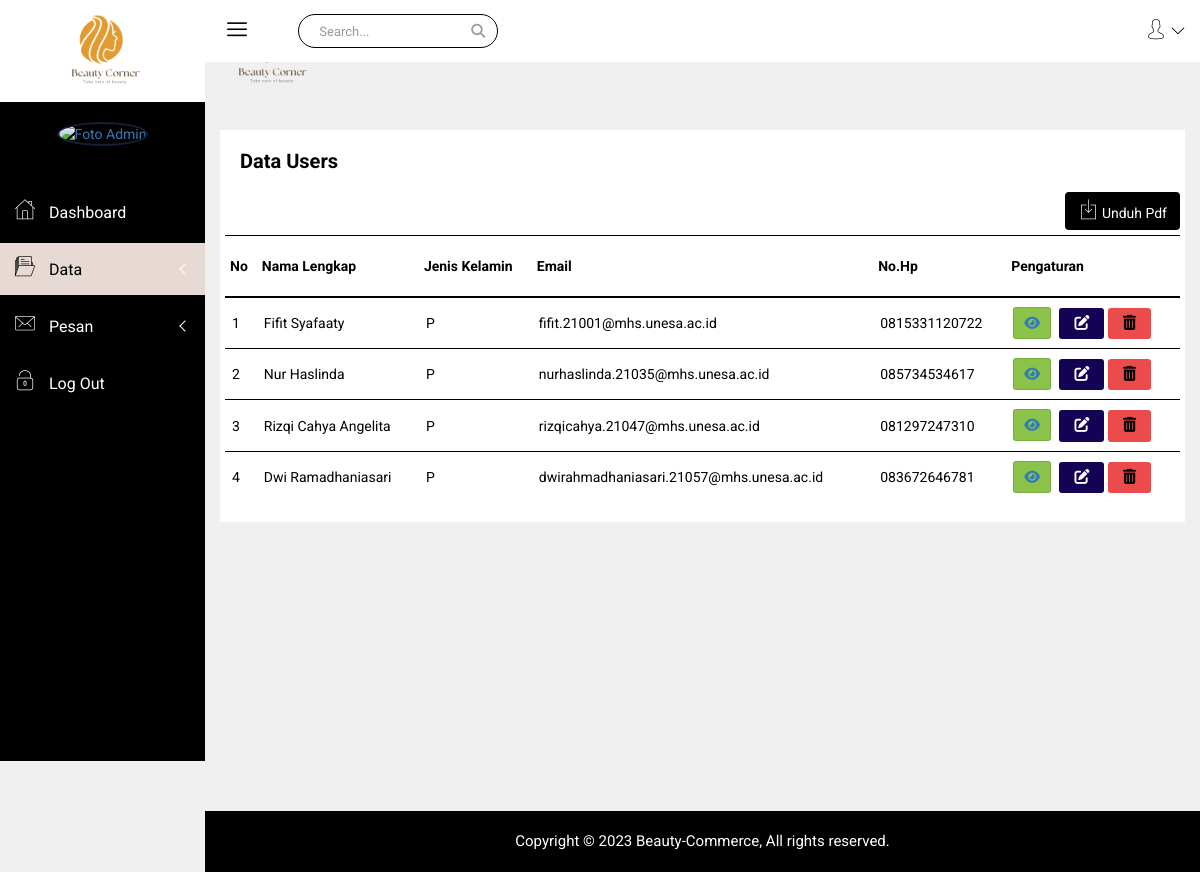
The app's page /admin/datausers.php with its own data.
### tables this page shows
CREATE TABLE `pembeli` (
  `pembeli_id` int(11) NOT NULL,
  `pembeli_nama` varchar(60) NOT NULL,
  `pembeli_username` varchar(15) NOT NULL,
  `pembeli_email` varchar(100) NOT NULL,
  `pembeli_gender` enum('L','P') DEFAULT NULL,
  `pembeli_alamat` varchar(100) NOT NULL,
  `pembeli_foto` varchar(100) NOT NULL,
  `pembeli_pass` varchar(100) NOT NULL,
  `pembeli_hp` varchar(25) NOT NULL
);

### koneksi.php (called while the page is built, shortened)
<?php
class Koneksi
{
    private $konek;
    private $host = "localhost";
    private $user = "root";
    private $pass = "";
    private $db = "beauty_commerce";
    private function sambung()
    {
        try {
            $this->konek = new PDO("mysql:host=" . $this->host . ";dbname=" . $this->db . ";charset=utf8mb4", $this->user, $this->pass);
            $this->konek->setAttribute(PDO::ATTR_ERRMODE, PDO::ERRMODE_EXCEPTION);
            $this->konek->setAttribute(PDO::ATTR_EMULATE_PREPARES, true);
            return $this->konek;
        } catch (PDOException $ex) {
            return NULL;
        }
    }
    public function kueri($sql)
    {
        $hasil = $this->konek->prepare($sql);
        $hasil->execute();
        return $hasil;
    }
    public function hasil_data($arg)
    {
        return $arg->fetch(PDO::FETCH_ASSOC);
    }
    public function jumlah_data($arg)
    {
        return $arg->rowCount();
    }
}

### admin/datausers.php (the view, shortened to what this page needs)
<?php
require_once '../koneksi.php';
$kon = new Koneksi();
$idadmin = @$_SESSION['admin_id'];
?>
<!doctype html>
<html class="no-js" lang="en">
<head>
    <link rel="stylesheet" href="../penjual/css/bootstrap.min.css">
    <link rel="stylesheet" href="../penjual/css/font-awesome.min.css">
    <link rel="stylesheet" href="https://cdnjs.cloudflare.com/ajax/libs/font-awesome/6.3.0/css/all.min.css">
    <link rel="stylesheet" href="../penjual/css/nalika-icon.css">
    <link rel="stylesheet" href="../penjual/css/owl.carousel.css">
    <link rel="stylesheet" href="../penjual/css/owl.theme.css">
    <link rel="stylesheet" href="../penjual/css/owl.transitions.css">
    <link rel="stylesheet" href="../penjual/css/animate.css">
    <link rel="stylesheet" href="../penjual/css/normalize.css">
    <link rel="stylesheet" href="../penjual/css/meanmenu.min.css">
    <link rel="stylesheet" href="../penjual/css/main.css">
    <link rel="stylesheet" href="../penjual/css/morrisjs/morris.css">
    <link rel="stylesheet" href="../penjual/css/scrollbar/jquery.mCustomScrollbar.min.css">
    <link rel="stylesheet" href="../penjual/css/metisMenu/metisMenu.min.css">
    <link rel="stylesheet" href="../penjual/css/metisMenu/metisMenu-vertical.css">
    <link rel="stylesheet" href="../penjual/css/calendar/fullcalendar.min.css">
    <link rel="stylesheet" href="../penjual/css/calendar/fullcalendar.print.min.css">
    <link rel="stylesheet" href="../penjual/style.css">
    <link rel="stylesheet" href="../penjual/css/responsive.css">
</head>
<body>
    <div class="left-sidebar-pro">
        <nav id="sidebar" class="">
            <div class="sidebar-header">
                <a href="index.php"><img class="main-logo" src="img/logo/logo.png" alt="" style="width: 100px;" /></a>
            </div>
            <div class="nalika-profile">
                <?php
                $que = $kon->kueri("SELECT * FROM admin WHERE admin_id = '$idadmin'");
                $hasil = $kon->hasil_data($que);
                ?>
                <div class="profile-dtl">
                    <a href="#"><img src="<?= $hasil['admin_foto']; ?>" alt="Foto Admin" /></a>
                </div>
            </div>
            <div class="left-custom-menu-adp-wrap comment-scrollbar">
                <nav class="sidebar-nav left-sidebar-menu-pro">
                    <ul class="metismenu" id="menu1">
                        <li>
                            <a href="index.php">
                                <i class="icon nalika-home icon-wrap"></i>
                                <span class="mini-click-non">Dashboard</span>
                            </a>
                        </li>
                        <li>
                            <a class="has-arrow" href="#" aria-expanded="false" class="active" style="background-color: #E7DAD4;"><i class="icon nalika-folder icon-wrap" style=" color: #000000;"></i> <span class="mini-click-non" style=" color: #000000;">Data</span></a>
                        </li>
                        <li>
                            <a class="has-arrow" href="#" aria-expanded="false"><i class="icon nalika-mail icon-wrap"></i> <span class="mini-click-non">Pesan</span></a>
                        </li>
                        <li><a href="../logout.php"><i class="icon nalika-unlocked icon-wrap"></i><span class="mini-click-non"> Log Out</span></a>
                    </ul>
                </nav>
            </div>
        </nav>
    </div>
    <div class="all-content-wrapper">
        <div class="container-fluid">
            <div class="row">
                <div class="col-lg-12 col-md-12 col-sm-12 col-xs-12">
                    <div class="logo-pro">
                        <a href="index.html"><img class="main-logo" src="img/logo/logo.png" alt="" style="width: 100px;" /></a>
                    </div>
                </div>
            </div>
        </div>
        <div class="header-advance-area">
            <div class="header-top-area">
                <div class="container-fluid">
                    <div class="row">
                        <div class="col-lg-12 col-md-12 col-sm-12 col-xs-12">
                            <div class="header-top-wraper">
                                <div class="row">
                                    <div class="col-lg-1 col-md-0 col-sm-1 col-xs-12">
                                        <div class="menu-switcher-pro">
                                            <button type="button" id="sidebarCollapse" class="btn bar-button-pro header-drl-controller-btn btn-info navbar-btn">
                                                <i class="icon nalika-menu-task"></i>
                                            </button>
                                        </div>
                                    </div>
                                    <div class="col-lg-6 col-md-7 col-sm-6 col-xs-12">
                                        <div class="header-top-menu tabl-d-n hd-search-rp">
                                            <div class="breadcome-heading">
                                                <form role="search" class="">
                                                    <input type="text" placeholder="Search..." class="form-control">
                                                    <a href=""><i class="fa fa-search"></i></a>
                                                </form>
                                            </div>
                                        </div>
                                    </div>
                                    <div class="col-lg-5 col-md-5 col-sm-12 col-xs-12">
                                        <div class="header-right-info">
                                            <ul class="nav navbar-nav mai-top-nav header-right-menu">
                                                <li class="nav-item">
                                                    <a href="#" data-toggle="dropdown" role="button" aria-expanded="false" class="nav-link dropdown-toggle">
                                                        <i class="icon nalika-user"></i>
                                                        <i class="icon nalika-down-arrow nalika-angle-dw"></i>
                                                    </a>
                                                </li>
                                            </ul>
                                        </div>
                                    </div>
                                </div>
                            </div>
                        </div>
                    </div>
                </div>
            </div>
        </div>
        <div class="product-status mg-b-30">
            <div class="container-fluid">
                <div class="row">
                    <div class="col-lg-12 col-md-12 col-sm-12 col-xs-12">
                        <div class="product-status-wrap" style="margin-top: 30px;">
                            <div class="row">
                                <h4 style="margin-left: 15px;">Data Users</h4>
                                <div class="breadcomb-report">
                                    <a href="laporan/laporandatausers.php"><button data-toggle="tooltip" title="Download Report" class="btn" style="color: white;"><i class="icon nalika-download"></i> Unduh Pdf</button></a>
                                </div>
                                <table>
                                    <tr>
                                        <th>No</th>
                                        <th>Nama Lengkap</th>
                                        <th>Jenis Kelamin</th>
                                        <th>Email</th>
                                        <th>No.Hp</th>
                                        <th colspan="3">Pengaturan</th>
                                    <tr>
                                        <?php
                                        $que = $kon->kueri("SELECT * FROM pembeli");
                                        $no = 1;
                                        $jumlah = $kon->jumlah_data($que);
                                        if ($jumlah == 0) {
                                            echo "<tr><td colspan=8>Data Kosong...</td></tr>";
                                        } else {
                                            while ($data = $kon->hasil_data($que)) {
                                                echo "<tr>";
                                                echo "<td>$no</td>";
                                                echo "<td>$data[pembeli_nama]</td>";
                                                echo "<td>$data[pembeli_gender]</td>";
                                                echo "<td>$data[pembeli_email]</td>";
                                                echo "<td>$data[pembeli_hp]</td>";
                                                echo "<td><a href='datausers_detail.php?id=$data[pembeli_id]'><button data-toggle='tooltip' title='Detail' class='pd-setting-ed'><i class='fa fa-light fa-eye'></i></button></a>
                                                            <a href='datausers_edit.php?id=$data[pembeli_id]'><button data-toggle='tooltip' title='Edit' class='pt-setting'><i class='fa fa-pencil-square-o' aria-hidden='true'></i></button></a>
                                                            <a href='#' onclick=\"javascript: if(confirm('Apakah pembeli dengan nama " . addslashes($data['pembeli_nama']) . " mau dihapus?')==true)
                                                            {window.location.href='datapembeli_proses.php?aksi=hapus&tid=$data[pembeli_id]'; } \"><button data-toggle='tooltip' title='Hapus' class='ds-setting'><i class='fa fa-trash-o' aria-hidden='true'></i></button></a>
                                                        </td>";
                                                echo "</tr>";
                                                $no++;
                                            }
                                        }
                                        ?>
                                    </tr>
                                </table>
                            </div>
                        </div>
                    </div>
                </div>
            </div>
        </div>
        <div class="footer-copyright-area">
            <div class="container-fluid">
                <div class="row">
                    <div class="col-lg-12">
                        <div class="footer-copy-right">
                            <p>Copyright © 2023 Beauty-Commerce, All rights reserved.</p>
                        </div>
                    </div>
                </div>
            </div>
        </div>
    </div>
</body>
</html>

### penjual/css/main.css (style rules this page uses)
html { color: #222; font-size: 1em; line-height: 1.4; }
audio, canvas, iframe, img, svg, video { vertical-align: middle; }

### penjual/css/metisMenu/metisMenu-vertical.css (style rules this page uses)
.sidebar-nav { background: #fff; }
.sidebar-nav ul { padding: 0; margin: 0; list-style: none; background: #000000; }
.sidebar-nav .metismenu { background: #000000; display: -webkit-box; display: -ms-flexbox; display: flex; -webkit-box-orient: vertical; -webkit-box-direction: normal; -ms-flex-direction: column; flex-direction: column; }
.sidebar-nav .metismenu li + li { margin-top: 5px; }
.sidebar-nav .metismenu li:first-child { margin-top: 5px; }
.sidebar-nav .metismenu li:last-child { margin-bottom: 5px; }
.sidebar-nav .metismenu > li { display: -webkit-box; display: -ms-flexbox; display: flex; -webkit-box-orient: vertical; -webkit-box-direction: normal; -ms-flex-direction: column; flex-direction: column; position: relative; }
.sidebar-nav .metismenu a { position: relative; display: block; padding: 13px 15px; color: #fff; outline-width: 0; transition: all .3s ease-out; font-size:16px; }
.sidebar-nav .metismenu li .icon-wrap { margin-right:10px; font-size:20px; }

### records on screen
pembeli: pembeli_nama "Fifit Syafaaty", pembeli_gender "P", pembeli_email "fifit.21001@mhs.unesa.ac.id", pembeli_hp "0815331120722"
pembeli: pembeli_nama "Nur Haslinda", pembeli_gender "P", pembeli_email "nurhaslinda.21035@mhs.unesa.ac.id", pembeli_hp "085734534617"
pembeli: pembeli_nama "Rizqi Cahya Angelita", pembeli_gender "P", pembeli_email "rizqicahya.21047@mhs.unesa.ac.id", pembeli_hp "081297247310"
pembeli: pembeli_nama "Dwi Ramadhaniasari", pembeli_gender "P", pembeli_email "dwirahmadhaniasari.21057@mhs.unesa.ac.id", pembeli_hp "083672646781"
